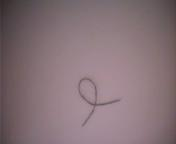
//> input picture string/String1_1.jpg, 176 x 144 px
$ ./string2   (built with g++ and OpenCV 4)
//> lines starting //> are read from the running program, lines starting //| are printed output that depends on the picture; after the words box and inside, x2 and y2 are one past the last pixel; in counts of white or black regions, pixels touching at a corner belong together
#include "opencv2/core/core.hpp"
#include "opencv2/highgui/highgui.hpp"
#include "opencv2/imgproc/imgproc.hpp"
#include "iostream"
#include <stdio.h>
#include <unistd.h>     // UNIX standard function definitions
#include <fcntl.h>      // File control definitions
#include <errno.h>      // Error number definitions
#include <termios.h>    // POSIX terminal control definitions

#define DEBUG 0

//Used for element creation.
#define ELEMENT_TYPE 2
#define OPENING_SIZE 1
#define CLOSING_SIZE 1

//Used to access all of the images.
#define ONESCOLUMN 6
#define TENSCOLUMN 5
#define NUMIMAGES 16

//Colours used in image analysis.
#define WHITE 255

//Size of the images when displayed.
#define WINDOWX 533
#define WINDOWY 400
#define STRING1 130
#define STRING2 155

//Pixel to mm ratio
#define RATIO 0.8
#define ROOT2 1.41421356237

using namespace cv;
using namespace std;

char input;
int eleType;
double stringLengths[5], stringLength, pixelLengths[15];

double length = 0;

Mat openElement, closeElement;
Scalar intenseAvg, color[3], morphAvg;


//Function Prototypes

void onMouse(int event, int x, int y, int flags, void* userdata);
void disImage(char* winName, Mat Image, int Position);
void zhangSuenIteration(Mat& im, int iter);
void zhangSuen(Mat& im);

int main(int argc, char** argv) {

	//The first file name.
	string filename = "String1_1.jpg";

		//There are three types of elements for dilation and eroding, rectangular, cross, and ellipse.
		if( ELEMENT_TYPE == 0 ){ eleType = MORPH_RECT; }
		else if( ELEMENT_TYPE == 1 ){ eleType = MORPH_CROSS; }
		else if( ELEMENT_TYPE == 2) { eleType = MORPH_ELLIPSE; }

		//These are the elements using for opening and closing, through erosion and dilation.
		openElement = getStructuringElement(eleType , Size( 2*OPENING_SIZE+1, 2*OPENING_SIZE+1 ), Point(OPENING_SIZE, OPENING_SIZE));
		closeElement = getStructuringElement(eleType , Size( 2*CLOSING_SIZE+1, 2*CLOSING_SIZE+1 ), Point(CLOSING_SIZE, CLOSING_SIZE));

	//This for loop is used to go through the different strings.
	for(int i = 1; i <= 3; i++) {

		//Used to replace the first number in the filename.
		stringstream first;

		first << i;
		filename.replace(6,1,first.str());

		//This for loop is used to swap between photos of the same string.
		for(int k = 1; k <= 5; k++) {

			//Used to replace the second number in the filename
			stringstream second;

			second << k;
			filename.replace(8,1,second.str());

			if (DEBUG) {cout << filename << endl;}

			//Read in the file, if possible, else exit function.
			Mat originalImage = imread(filename, 0);
//> originalImage: 144 rows x 176 cols, CV_8UC1; min 44, max 158, mean 120.8
			if(originalImage.empty()) {
				//Checks that the file can be opened, if it can't, prints "can not open"
				//and end the program
				cout << "can not open " << filename << endl;
				return -1;
			}
			if (DEBUG) {cout << "File Loaded\n\r";}


			//Creates the image variables used for this project, one is used for each step
			//to facilitate debugging and understanding the code.
			Mat image = originalImage.clone(), threshImage, erodedImage, resultImage, openImage, closeImage, compareImage, contrastImage, gradImage, dilatedImage, skelImage, countImage;
			Mat countArray = (Mat_<double>(3,3) << ROOT2, 1, ROOT2, 1, 0, 1, ROOT2, 1, ROOT2);

			if (DEBUG) {cout << "Variables Created\n\r";}

			//Contrasts and brightens the image.
			image.convertTo(contrastImage, -1, 1.5, 10);
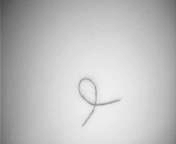
//> contrastImage: 144 rows x 176 cols, CV_8UC1; min 76, max 247, mean 191.2
			// equalizeHist(image, contrastImage);

			if (DEBUG) {cout << "Contrast Performed\n\r";}

			//Morphological Gradient, created by subtracting the eroded image from the dilated image.
			erode(contrastImage, erodedImage, openElement);
			dilate(contrastImage, dilatedImage, openElement);
			subtract(dilatedImage, erodedImage, gradImage);
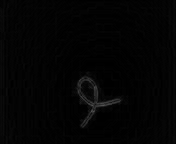
//> gradImage: 144 rows x 176 cols, CV_8UC1; min 0, max 84, mean 3.7

			if (DEBUG) {cout << "Morphological Gradient Image Created\n\r";}

			//Thresholding is performed to differentiate the background from the string.
			intenseAvg = mean(gradImage);
//> intenseAvg = Scalar(3.72)
			threshold(gradImage, threshImage, intenseAvg[0]*5, WHITE, THRESH_BINARY);
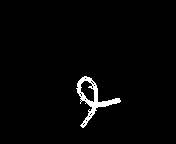
//> threshImage: 144 rows x 176 cols, CV_8UC1; 2.1% white; 1 white region, box (x1, y1, x2, y2) and area: (76, 76, 121, 128) 535

			if (DEBUG) {cout << "Thresholding Performed\n\r";}

			//Performs closing on the image, this is done before opening in order to remove small holes in the string.
			dilate(threshImage, dilatedImage, closeElement);
//> dilatedImage: 144 rows x 176 cols, CV_8UC1; 3.1% white; 1 white region, box (x1, y1, x2, y2) and area: (75, 75, 122, 129) 779
			erode(dilatedImage, closeImage, closeElement);
//> closeImage: 144 rows x 176 cols, CV_8UC1; 2.2% white; 1 white region, box (x1, y1, x2, y2) and area: (76, 76, 121, 128) 564

			if (DEBUG) {cout << "Opening Performed\n\r";}

			//Performs opening on the image, in order to remove noise from the image.
			erode(closeImage, erodedImage, openElement);
//> erodedImage: 144 rows x 176 cols, CV_8UC1; 1.4% white; 1 white region, box (x1, y1, x2, y2) and area: (77, 77, 120, 127) 352
			dilate(erodedImage, openImage, openElement);
//> openImage: 144 rows x 176 cols, CV_8UC1; 2.2% white; 1 white region, box (x1, y1, x2, y2) and area: (76, 76, 121, 128) 556

			if (DEBUG) {cout << "Closing Performed\n\r";}

			//Skeletonizes the image for analysis.
			skelImage = openImage.clone();
			zhangSuen(skelImage);
//> in zhangSuen, `im /= WHITE;`:
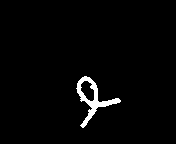
//> im: 144 rows x 176 cols, CV_8UC1; values 0 (black) and 1 (white), 2.2% white; 1 white region, box (x1, y1, x2, y2) and area: (76, 76, 121, 128) 556
//> the loop in zhangSuen, `do` made 4 passes
//> pass 1, in zhangSuenIteration, `image &= ~marker;`:
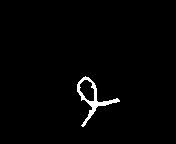
//> image: 144 rows x 176 cols, CV_8UC1; values 0 (black) and 1 (white), 1.6% white; 1 white region, box (x1, y1, x2, y2) and area: (77, 76, 120, 127) 405
//> pass 1, in zhangSuenIteration (call 2), `image &= ~marker;`:
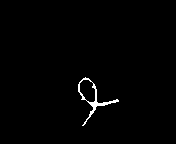
//> image: 144 rows x 176 cols, CV_8UC1; values 0 (black) and 1 (white), 1% white in thin lines or dots, all inside (x1, y1, x2, y2) = (78, 77, 119, 126)
//> after the loop in zhangSuen, `do`:
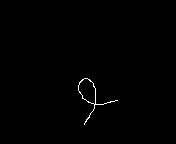
//> im: 144 rows x 176 cols, CV_8UC1; values 0 (black) and 1 (white), 0.47% white in thin lines or dots, all inside (x1, y1, x2, y2) = (78, 78, 118, 125)
//> after the loop in zhangSuen, `do`: diff: 144 rows x 176 cols, CV_8UC1; every value is 0

			if (DEBUG) {cout << "Skeletonization Performed\n\r";}

			countImage = skelImage.clone();

			//Counts the white pixels remaining in the image
			countImage /= WHITE;
			length = 0;
			for(int j = 0; j < countImage.rows - 1; ++j)
			{

				//A pointer to each row of the image being used
				uchar* previous = countImage.ptr<uchar>(j - 1);
				uchar* current  = countImage.ptr<uchar>(j);
				uchar* next = countImage.ptr<uchar>(j + 1);

				for(int l = 0; l < countImage.cols - 1; ++l)
				{
					if (!(current[l] == 0)) {

						//Applies the following array to each set pixel in the row, to get the string lengths for that pixel:
						// [sqrt2 , 1 , sqrt2]
						// [1     , 0 ,     1]
						// [sqrt2 , 1 , sqrt2]
						length += (current[l-1] + current[l+1] + previous[l] + next[l] + ROOT2*previous[l+1] + ROOT2*next[l + 1] + ROOT2*previous[l - 1] + ROOT2*next[l - 1]);

						current[l] = 0;
					}
				}
			}
//> after the loop, length = 172.4

			pixelLengths[(5*i)+k-6] = length;
//> pixelLengths = [172.4, 0, 0, 0, 0, 0, 0, 0, 0, 0, 0, 0, 0, 0, 0]

			countImage *= WHITE;

			//Sets the length in an array
			stringLengths[k-1] = pixelLengths[(5*i)+k-6];
//> stringLengths = [172.4, 0, 0, 0, 0]

			//RATIO was found using the pixel to mm ratio in the first 10 images
			stringLengths[k-1] = RATIO*stringLengths[k-1];
//> stringLengths = [137.9, 0, 0, 0, 0]
			cout << filename << ": " << stringLengths[k-1] << endl;
//| String1_1.jpg: 137.894

			//Display Images
			disImage((char *)"Current Image", originalImage, 1);
			disImage((char *)"Contrast Image", contrastImage, 2);
			disImage((char *)"Morphological Gradient Image", gradImage, 3);
			disImage((char *)"Thresh Image", threshImage, 4);
//> (the run ends here: the program exits with an error code, at `return -1;`)
